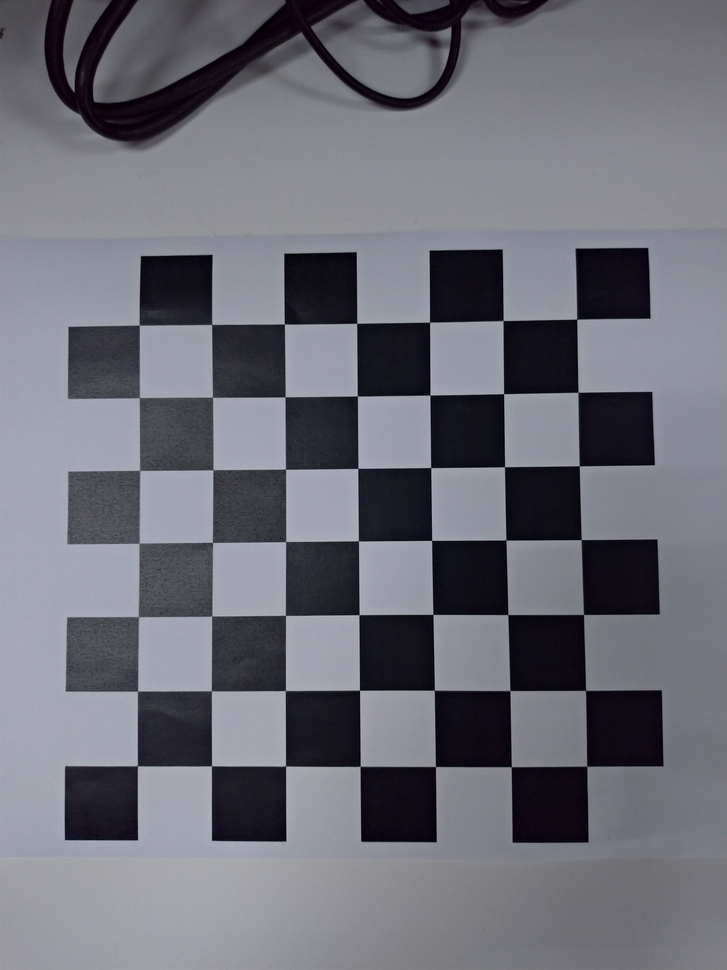
#> input picture CV2024_HW1/data/0000.jpg, 727 x 970 px, shrunk from 2936 x 3916 before the run; its folder holds only this picture in this run
$ python camera_calibration.py
#> lines starting #> are read from the running program, lines starting #| are printed output that depends on the picture; after the words box and inside, x2 and y2 are one past the last pixel; in counts of white or black regions, pixels touching at a corner belong together; long printed decimals are rounded
import numpy as np
import cv2
import glob
import random
import matplotlib.pyplot as plt
import camera_calibration_show_extrinsics as show
from PIL import Image
from mpl_toolkits.mplot3d import axes3d, Axes3D

# prepare object points, like (0,0,0), (1,0,0), (2,0,0) ....,(6,5,0)
# (8,6) is for the given testing images.
# If you use the another data (e.g. pictures you take by your smartphone),
# you need to set the corresponding numbers.
corner_x = 7
corner_y = 7
objp = np.zeros((corner_x*corner_y,3), np.float32)
objp[:,:2] = np.mgrid[0:corner_x, 0:corner_y].T.reshape(-1,2)

# Arrays to store object points and image points from all the images.
objpoints = [] # 3d points in real world space
imgpoints = [] # 2d points in image plane.

# Make a list of calibration images
images = glob.glob('data/*.jpg')

# Step through the list and search for chessboard corners
print('Start finding chessboard corners...')
for idx, fname in enumerate(images):
    img = cv2.imread(fname)
#> img is the input picture: shape (970, 727, 3); mean B, G, R 119, 109.5, 108.7
    gray = cv2.cvtColor(img, cv2.COLOR_BGR2GRAY)
    plt.imshow(gray)

    #Find the chessboard corners
    print('find the chessboard corners of',fname)
    ret, corners = cv2.findChessboardCorners(gray, (corner_x,corner_y), None)
#> ret = True; corners = 49 rows, first 8: [576.8, 319.1], [577.9, 392.1], [579, 466], [581.1, 539.6], [583.4, 614.4], [585.5, 690.3], [586.9, 766.2], [503, 320.6]

    # If found, add object points, image points
    if ret == True:
        objpoints.append(objp)
        imgpoints.append(corners)

        # Draw and display the corners
        cv2.drawChessboardCorners(img, (corner_x,corner_y), corners, ret)
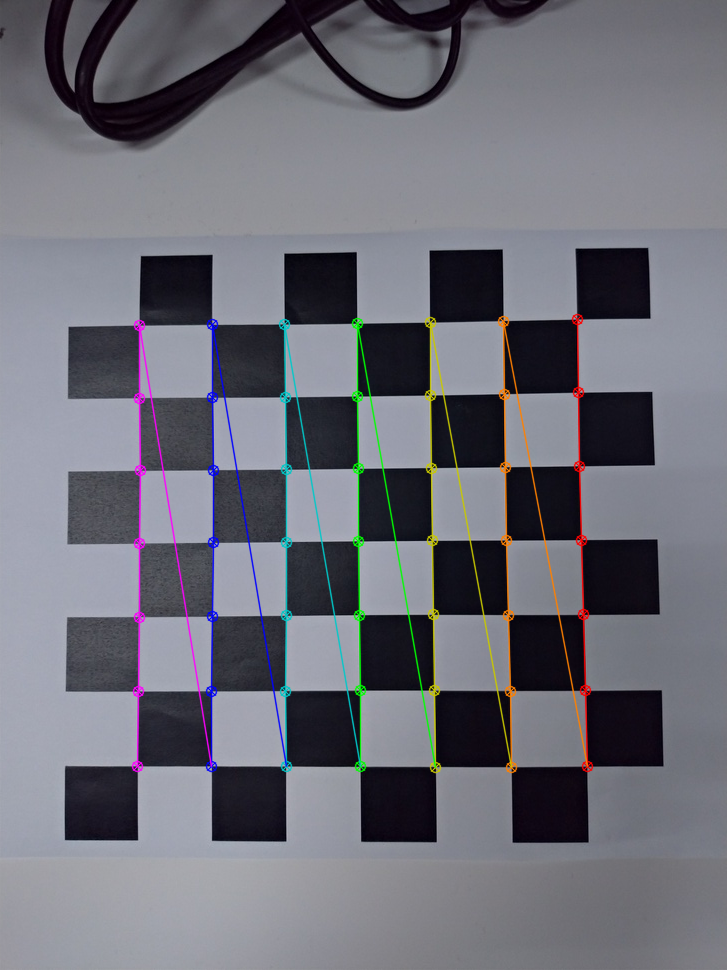
#> img: shape (970, 727, 3); 3.02% of pixels changed, all inside (x1, y1, x2, y2) = (131, 313, 594, 774)
        plt.imshow(img)

    # if idx == 3:
    #     break
# plt.show()

#######################################################################################################
#                                Homework 1 Camera Calibration                                        #
#               You need to implement camera calibration(02-camera p.76-80) here.                     #
#   DO NOT use the function directly, you need to write your own calibration function from scratch.   #
#                                          H I N T                                                    #
#                        1.Use the points in each images to find Hi                                   #
#                        2.Use Hi to find out the intrinsic matrix K                                  #
#                        3.Find out the extrensics matrix of each images.                             #
#######################################################################################################
print('Camera calibration...')
img_size = img[0].shape
ret, mtx, dist, rvecs, tvecs = cv2.calibrateCamera(objpoints, imgpoints, img_size,None,None) # opencv
#> ret = 0.306; mtx = [[1314.5, 0, 371.2], [0, 1313.9, 377.7], [0, 0, 1]]; dist = [[0.197, 2.18, -0.0287, 0.000266, -18.16]]; rvecs = ([-0.031, 0.108, 1.56],); tvecs = ([2.8, -0.786, 18.01],)
"""
# You need to comment these functions and write your calibration function from scratch.
# Notice that rvecs is rotation vector, not the rotation matrix, and tvecs is translation vector.
# In practice, you'll derive extrinsics matrixes directly. The shape must be [pts_num,3,4], and use them to plot.
ret, mtx, dist, rvecs, tvecs = cv2.calibrateCamera(objpoints, imgpoints, img_size,None,None)
Vr = np.array(rvecs) # rotation vector
Tr = np.array(tvecs) # translation vector
extrinsics = np.concatenate((Vr, Tr), axis=1).reshape(-1,6)
print(extrinsics.shape)
"""

"""
Write your code here
"""
################################################################################################################################
N_obj_ps = np.array(objpoints)
#> N_obj_ps = 49 rows, first 8: [0, 0, 0], [1, 0, 0], [2, 0, 0], [3, 0, 0], [4, 0, 0], [5, 0, 0], [6, 0, 0], [0, 1, 0]
N_img_ps = np.array(imgpoints)
print("==="*20)
print("Data shape (3D obj), (2D img) : ")
print(N_obj_ps.shape, N_img_ps.shape)
#| (1, 49, 3) (1, 49, 1, 2)
print("==="*20)

# =================================================================
"""Calculate H"""

# calculate A_i
def get_Ai(obj_ps, img_ps, sample_n=11):
    sample_idx = random.sample(range(len(obj_ps)), sample_n)
    A_i = []
    for idx in sample_idx:
        X = obj_ps[idx][0]
        Y = obj_ps[idx][1]
        u = img_ps[idx][0][0]
        v = img_ps[idx][0][1]
        A_row1 = [X, Y, 1, 0, 0, 0, -X * u, -Y * u, -u]
        A_row2 = [0, 0, 0, X, Y, 1, -X * v, -Y * v, -v]
        A_i.append(A_row1)
        A_i.append(A_row2)
    return np.array(A_i)

# calculate H
H = []
for i in range(0, len(objpoints)):
    A_i = get_Ai(objpoints[i], imgpoints[i])
    u, s, vt = np.linalg.svd(A_i)
    h_i = vt[-1, :]
    h_i = h_i  #/ h_i[-1] # consider scale coef
    H.append(h_i.reshape((3,3)))
#> this loop made 1 pass
#> sample_idx in get_Ai on pass 1: [24, 26, 2, 16, 32, 31, 25, 19, 30, 22, 37]
#> pass 1, `u, s, vt = np.linalg.svd(A_i)`:
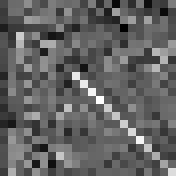
#> u: shape (22, 22) float64 (shown 8 times larger); min -0.563, max 0.887, mean -0.00153; drawn with min black and max white
#> after the loop, H = [[[-0.00234, -0.107, 0.863], [0.105, 0.00381, 0.482], [-8.95e-06, 5.72e-06, 0.0015]]]
H = np.array(H)
#> H = [[-0.00234, -0.107, 0.863], [0.105, 0.00381, 0.482], [-8.95e-06, 5.72e-06, 0.0015]]

# =================================================================
"""Calculate Intrinsic"""

# calculate V
def v_pq(H_i, p, q):
    v = np.array([
        H_i[0, p] * H_i[0, q],
        H_i[0, p] * H_i[1, q] + H_i[1, p] * H_i[0, q],
        H_i[1, p] * H_i[1, q],
        H_i[2, p] * H_i[0, q] + H_i[0, p] * H_i[2, q],
        H_i[2, p] * H_i[1, q] + H_i[1, p] * H_i[2, q],
        H_i[2, p] * H_i[2, q]
    ])
    return v


def get_V(H):
    V = []
    for H_i in H:
        v12 = v_pq(H_i, 0, 1)
        v11 = v_pq(H_i, 0, 0)
        v22 = v_pq(H_i, 1, 1)
        V.append(v12)
        V.append((v11 - v22))
#> this loop made 1 pass
#> (v12, v11, v22) on pass 1: ([0.000251, -0.0112, 0.000399, 9.47e-07, 5.64e-07, -5.12e-11], [5.46e-06, -0.000489, 0.011, 4.18e-08, -1.87e-06, 8.01e-11], [0.0115, -0.000817, 1.45e-05, -1.23e-06, 4.36e-08, 3.27e-11])
#> after the loop, V = [[0.000251, -0.0112, 0.000399, 9.47e-07, 5.64e-07, -5.12e-11], [-0.0115, 0.000328, 0.0109, 1.27e-06, -1.92e-06, 4.74e-11]]
    return np.array(V)
V = get_V(H)

# calculate b (b11, b12, b13, b22, b23, b33)
u, s, vt = np.linalg.svd(V)
#> u = [[-0.0175, 1], [1, 0.0175]]; s = [0.0159, 0.0112]; vt = [[-0.724, 0.0331, 0.689, 7.88e-05, -0.000121, 3.04e-09], [0.00435, -0.999, 0.0525, 8.61e-05, 4.72e-05, -4.47e-09], [0.689, 0.041, 0.723, -2.35e-06, 6.94e-05, -2.94e-09], [5.83e-05, 8.35e-05, -5.71e-05, 1, 9.86e-09, -2.35e-13], [-0.000136, 4.83e-05, 3.09e-05, -4.2e-09, 1, 5.9e-13], [4.25e-09, -4.45e-09, 2.7e-10, 3.74e-13, 1.94e-13, 1]]
b = vt[-1, :]
#> b = [4.25e-09, -4.45e-09, 2.7e-10, 3.74e-13, 1.94e-13, 1]
b11, b12, b22, b13, b23, b33 = b[0], b[1], b[2], b[3], b[4], b[5]
#> b11 = 4.25e-09; b12 = -4.45e-09; b22 = 2.7e-10; b13 = 3.74e-13; b23 = 1.94e-13; b33 = 1


# calculate intrinsics
o_y = (b12 * b13 - b11 * b23) / (b11 * b22 - b12**2)
#> o_y = 0.000134
lamb = b33 - (b13**2 + o_y * (b12 * b13 - b11 * b23)) / b11
#> lamb = 1
alpha = np.sqrt(lamb / b11)
#> alpha = 15333.1
beta = np.sqrt(lamb * b11 / (b11 * b22 - b12**2))
#> beta = nan
gamma = -b12 * alpha**2 * beta / lamb
#> gamma = nan
o_x = gamma * o_y / beta - b13 * alpha**2 / lamb
#> o_x = nan

K = np.array([[alpha,   0,   o_x],
              [0,     beta,  o_y],
              [0,     0,     1]])
#> K = [[15333.1, 0, nan], [0, nan, 0.000134], [0, 0, 1]]

print("Intrinsic :")
print(K)
#| [[1.53331220e+04 0.00000000e+00            nan]
#|  [0.00000000e+00            nan 1.33659174e-04]
#|  [0.00000000e+00 0.00000000e+00 1.00000000e+00]]
print(mtx)
#| [[1.31453004e+03 0.00000000e+00 3.71168151e+02]
#|  [0.00000000e+00 1.31392301e+03 3.77660670e+02]
#|  [0.00000000e+00 0.00000000e+00 1.00000000e+00]]
print("==="*20)

# =================================================================
"""Calculate Extrinsics"""

# calculate Extrinsic (R t)
extrinsics = []
print("Extrinsic : ")
for H_i in H:
    h1 = H_i[:, 0]
    h2 = H_i[:, 1]
    h3 = H_i[:, 2]
    K_inv = np.linalg.inv(K)
    lambda_ = 1 / np.linalg.norm(np.dot(K_inv, h1))
    r1 = lambda_ * np.dot(K_inv, h1)
    r2 = lambda_ * np.dot(K_inv, h2)
    r3 = np.cross(r1, r2)
    R = np.column_stack((r1, r2, r3))
    t = lambda_ * np.dot(K_inv, h3)

    print(R)
    print(t)
    print("---"*20)
#> this loop made 1 pass
#> (h1, h2, h3, K_inv, lambda_, r1, r2, r3) on pass 1: ([-0.00234, 0.105, -8.95e-06], [-0.107, 0.00381, 5.72e-06], [0.863, 0.482, 0.0015], [[nan, nan, nan], [nan, nan, nan], [nan, nan, nan]], nan, [nan, nan, nan], [nan, nan, nan], [nan, nan, nan])
#> (printed output is left out)

################################################################################################################################

print('Show the camera extrinsics')

"""
# plot setting
# You can modify it for better visualization
fig = plt.figure(figsize=(10, 10))
# ax = fig.gca(projection='3d')
ax = Axes3D(fig)

# camera setting
camera_matrix = mtx
cam_width = 0.064/0.1
cam_height = 0.032/0.1
scale_focal = 1600
# chess board setting
board_width = 8
board_height = 6
square_size = 1
# display
# True -> fix board, moving cameras
# False -> fix camera, moving boards
min_values, max_values = show.draw_camera_boards(ax, camera_matrix, cam_width, cam_height,
                                                scale_focal, extrinsics, board_width,
                                                board_height, square_size, True)

X_min = min_values[0]
X_max = max_values[0]
Y_min = min_values[1]
Y_max = max_values[1]
Z_min = min_values[2]
Z_max = max_values[2]
max_range = np.array([X_max-X_min, Y_max-Y_min, Z_max-Z_min]).max() / 2.0

mid_x = (X_max+X_min) * 0.5
mid_y = (Y_max+Y_min) * 0.5
mid_z = (Z_max+Z_min) * 0.5
ax.set_xlim(mid_x - max_range, mid_x + max_range)
ax.set_ylim(mid_y - max_range, 0)
ax.set_zlim(mid_z - max_range, mid_z + max_range)

ax.set_xlabel('x')
ax.set_ylabel('z')
ax.set_zlabel('-y')
ax.set_title('Extrinsic Parameters Visualization')
plt.show()

"""
#animation for rotating plot
"""
for angle in range(0, 360):
    ax.view_init(30, angle)
    plt.draw()
    plt.pause(.001)
"""
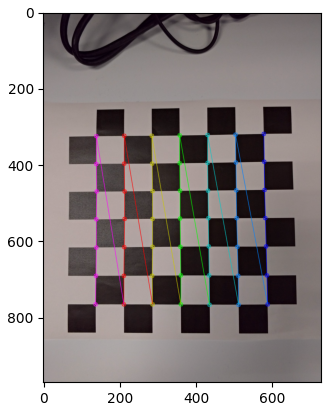
#> figure drawn by matplotlib, 1 panel; B, G, R data is drawn as R, G, B

$ run again, on CV2024_HW1/data/0004.jpg
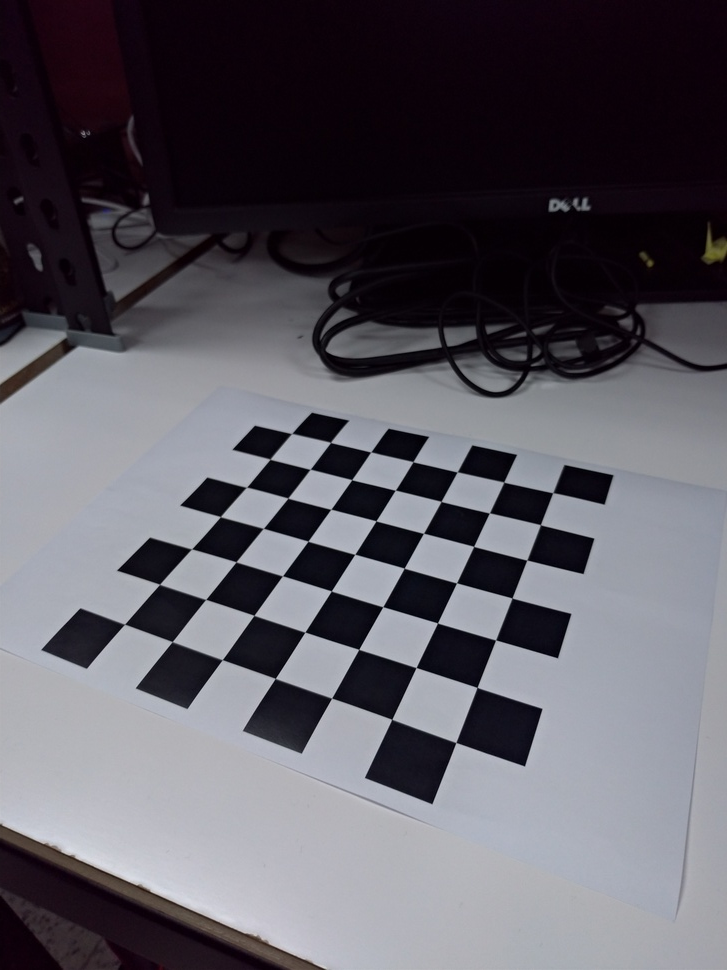
#> input picture CV2024_HW1/data/0004.jpg, 727 x 970 px, shrunk from 2936 x 3916 before the run
#> img is the input picture: shape (970, 727, 3); mean B, G, R 98.4, 90.5, 93.1
#> `ret, corners = cv2.findChessboardCorners(gray, (corner_x,corner_y), No..`: ret = True; corners = 49 rows, first 8: [291.5, 433.6], [330.5, 442.4], [370.8, 451.9], [413, 461.7], [457.1, 472], [503.7, 482], [552.7, 492.7], [270.1, 459.2]
#> `cv2.drawChessboardCorners(img, (corner_x,corner_y), corners, ret)`:
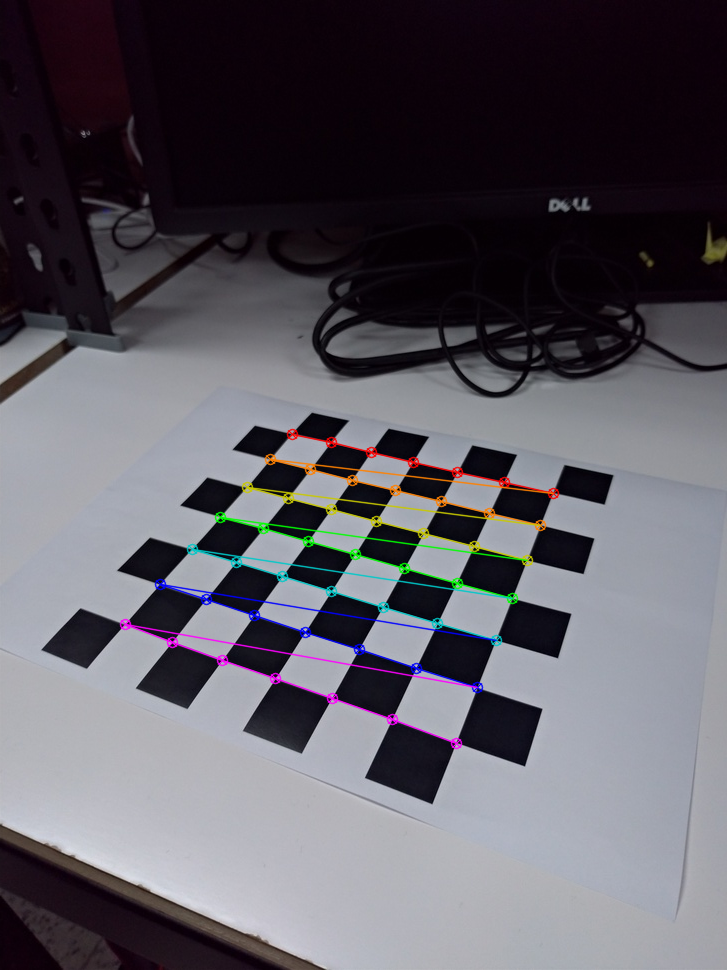
#> img: shape (970, 727, 3); 2.21% of pixels changed, all inside (x1, y1, x2, y2) = (119, 428, 560, 750)
#> `ret, mtx, dist, rvecs, tvecs = cv2.calibrateCamera(objpoints, imgpoint..`: ret = 0.43; mtx = [[898.5, 0, 362.4], [0, 451, -8.37], [0, 0, 1]]; dist = [[0.0419, -0.0147, -0.0233, -0.000671, 0.00212]]; rvecs = ([-1.26, 0.396, 0.269],); tvecs = ([-1.6, 20.69, 20.22],)
#> N_obj_ps = 49 rows, first 8: [0, 0, 0], [1, 0, 0], [2, 0, 0], [3, 0, 0], [4, 0, 0], [5, 0, 0], [6, 0, 0], [0, 1, 0]
#| (1, 49, 3) (1, 49, 1, 2)
#> the loop `for i in range(0, len(objpoints)):` made 1 pass
#> sample_idx in get_Ai on pass 1: [24, 26, 2, 16, 32, 31, 25, 19, 30, 22, 37]
#> after the loop `for i in range(0, len(objpoints)):`: H = [[[0.0608, -0.0619, 0.555], [-0.000879, 0.0126, 0.827], [-3.99e-05, -7.61e-05, 0.0019]]]
#> `H = np.array(H)`: H = [[0.0608, -0.0619, 0.555], [-0.000879, 0.0126, 0.827], [-3.99e-05, -7.61e-05, 0.0019]]
#> the loop in get_V, `for H_i in H:` made 1 pass
#> (v11, v22) on pass 1: ([0.0037, -0.000107, 7.72e-07, -4.85e-06, 7.01e-08, 1.59e-09], [0.00383, -0.00156, 0.000159, 9.42e-06, -1.92e-06, 5.8e-09])
#> after the loop in get_V, `for H_i in H:`: V = [[-0.00376, 0.000822, -1.11e-05, -2.16e-06, -4.36e-07, 3.04e-09], [-0.000126, 0.00145, -0.000158, -1.43e-05, 1.99e-06, -4.2e-09]]
#> `u, s, vt = np.linalg.svd(V)`: u = [[-0.992, -0.129], [-0.129, 0.992]]; s = [0.00388, 0.00139]; vt = [[0.966, -0.258, 0.00808, 0.00103, 4.55e-05, -6.37e-07], [0.257, 0.96, -0.112, -0.00997, 0.00146, -3.27e-06], [0.0211, 0.11, 0.994, -0.000561, 8.25e-05, -1.86e-07], [0.00159, 0.00989, -0.000565, 1, 7.37e-06, -1.66e-08], [-0.000421, -0.0014, 8.07e-05, 7.16e-06, 1, 2.45e-09], [1.46e-06, 3e-06, -1.76e-07, -1.55e-08, 2.37e-09, 1]]
#> b = [1.46e-06, 3e-06, -1.76e-07, -1.55e-08, 2.37e-09, 1]
#> b11 = 1.46e-06; b12 = 3e-06; b22 = -1.76e-07; b13 = -1.55e-08; b23 = 2.37e-09; b33 = 1
#> o_y = 0.00541
#> lamb = 1
#> alpha = 827
#> beta = nan
#> K = [[827, 0, nan], [0, nan, 0.00541], [0, 0, 1]]
#| [[8.27041006e+02 0.00000000e+00            nan]
#|  [0.00000000e+00            nan 5.40510986e-03]
#|  [0.00000000e+00 0.00000000e+00 1.00000000e+00]]
#| [[898.518   0.         362.439]
#|  [  0.         451.009  -8.365]
#|  [  0.           0.           1.        ]]
#> the loop `for H_i in H:` made 1 pass
#> (h1, h2, h3, K_inv, lambda_, r1, r2, r3) on pass 1: ([0.0608, -0.000879, -3.99e-05], [-0.0619, 0.0126, -7.61e-05], [0.555, 0.827, 0.0019], [[nan, nan, nan], [nan, nan, nan], [nan, nan, nan]], nan, [nan, nan, nan], [nan, nan, nan], [nan, nan, nan])
#> (printed output is left out)
#> `"""`:
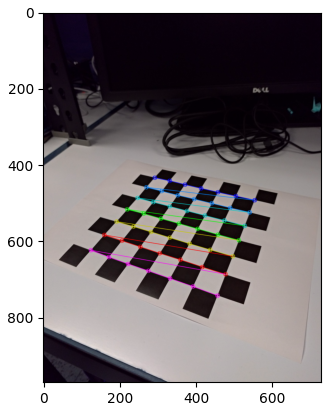
#> figure drawn by matplotlib, 1 panel; B, G, R data is drawn as R, G, B
